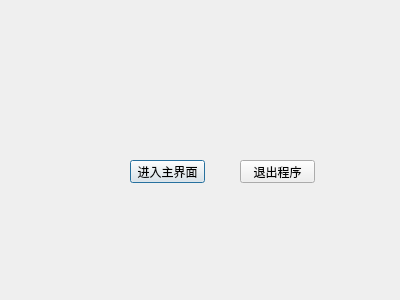
<?xml version="1.0" encoding="UTF-8"?>
<ui version="4.0">
 <class>MyDialog</class>
 <widget class="QDialog" name="MyDialog">
  <property name="geometry">
   <rect>
    <x>0</x>
    <y>0</y>
    <width>400</width>
    <height>300</height>
   </rect>
  </property>
  <property name="windowTitle">
   <string>Dialog</string>
  </property>
  <widget class="QPushButton" name="pushButton">
   <property name="geometry">
    <rect>
     <x>130</x>
     <y>160</y>
     <width>75</width>
     <height>23</height>
    </rect>
   </property>
   <property name="text">
    <string>进入主界面</string>
   </property>
  </widget>
  <widget class="QPushButton" name="pushButton_2">
   <property name="geometry">
    <rect>
     <x>240</x>
     <y>160</y>
     <width>75</width>
     <height>23</height>
    </rect>
   </property>
   <property name="text">
    <string>退出程序</string>
   </property>
  </widget>
 </widget>
 <resources/>
 <connections>
  <connection>
   <sender>pushButton_2</sender>
   <signal>clicked()</signal>
   <receiver>MyDialog</receiver>
   <slot>close()</slot>
   <hints>
    <hint type="sourcelabel">
     <x>279</x>
     <y>166</y>
    </hint>
    <hint type="destinationlabel">
     <x>356</x>
     <y>166</y>
    </hint>
   </hints>
  </connection>
 </connections>
</ui>
